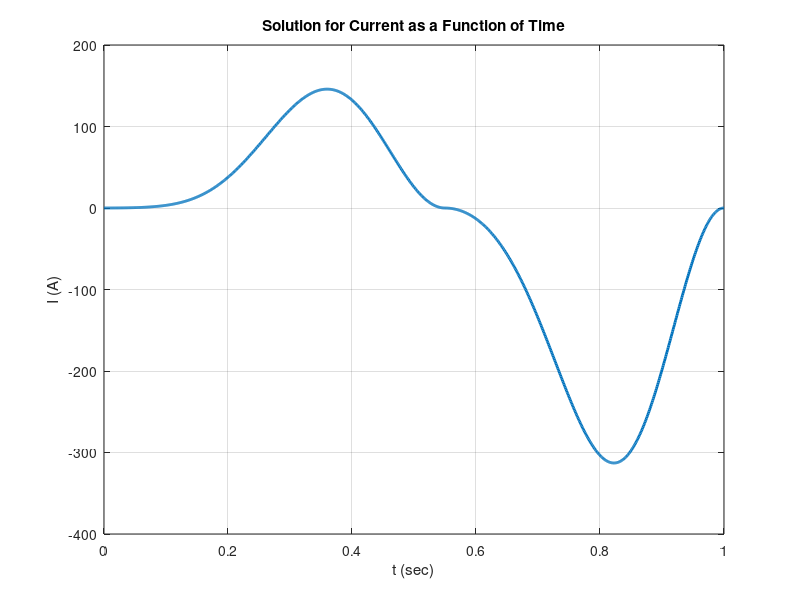

Recreate this plot in MATLAB.
% Constants

%physical leg constants:
M = 0.0183;  % Leg assembly mass (kg)
I_c = 18106.53e-9; %moment of intertia of leg assembly about an axis running through the center of mass and parallel to the leg's pivot axis (kg*m^2)
l_c = 0.03897;  % Distance from leg COM to leg pivot axis (m)
rho = 997;  % Water density (kg/m^3)
C_D_r = 1;  % Drag coefficient for the rigid part of the leg
% C_D_c = 0; %Drag coefficient for the compliant part of the leg; will change depending on direction of motion
%distances along the leg from pivot axis to ends of each of the 6 regions of the leg (m):
h1 = 0.0093;
h2 = 0.0293;
h3 = 0.0415;
h4 = 0.0583;
h5 = 0.0755;
h6 = 0.0841;
%widths of the ends of each of the 6 regions of the leg (m):
w1 = 0.0186;
w2 = 0.0093;
w3 = 0.0233;
w4 = 0.0360;
w5 = 0.0388;
w6 = 0.0141;
%solenoid constants:
m = 0.6484;  % Magnetic dipole moment of permanent magnet stack (A*m^2)
N = 300;  % Number of turns of coil in solenoid
mu = 4 * pi * 1e-7;  % Absolute electromagnetic permeability of water (H/m)
L = 0.0155; % Length of solenoid (m)
%constants for the shrimp metachronal swimming theta function
a = 40;
b = -20;
c = 0.55;
d_P_S = 0.8;
d_R_S = 1.1;


% Functions for theta(t) (piecewise, depending on t) to model shrimp 
% metachronal swimming, along with their first and second derivatives:
theta1 = @(t) b + d_P_S*(a/2) - (a/2)*cos(t*(pi/c)) - (a/2)*(d_P_S-1)*cos(t*((2*pi)/c));
theta1_dot = @(t) (a/2)*(pi/c)*sin(t*(pi/c)) + (a/2)*(d_P_S-1)*((2*pi)/c)*sin(t*((2*pi)/c));
theta1_dot_dot = @(t) (a/2)*(pi/c)^2*cos(t*(pi/c)) + (a/2)*(d_P_S-1)*((2*pi)/c)^2*cos(t*((2*pi)/c));

theta2 = @(t) b + d_R_S*(a/2) - (a/2)*cos((t-1)*(pi/(c-1))) - (a/2)*(d_R_S-1)*cos((t-1)*((2*pi)/(c-1)));
theta2_dot = @(t) (a/2)*((pi/(c-1)))*sin((t-1)*(pi/(c-1))) + (a/2)*(d_R_S-1)*(((2*pi)/(c-1)))*sin((t-1)*((2*pi)/(c-1)));
theta2_dot_dot = @(t) (a/2)*((pi/(c-1)))^2*cos((t-1)*(pi/(c-1))) + (a/2)*(d_R_S-1)*(((2*pi)/(c-1)))^2*cos((t-1)*((2*pi)/(c-1)));

% Functions isolating the current [I(t)] term in the ODE (there are two in
% order to account for the piecewise nature of the theta function
% I_iso = @(t) (((1/12)*M*l^2 + M*l_c^2) * theta(t) + ...
%               (1/8)*rho*C_d*(h^4*(w2-w1) + w1*l^4) * theta_dot(t)^2) ...
%               / (m*mu*n*L * cosd(theta(t)));
I_iso1 = @(t,C_D_c) ( (I_c + M*l_c^2) * (theta1_dot_dot(t))*(pi/180) + ...
            sign(theta1_dot(t))*(pi/180)^2*0.5*rho*theta1_dot(t)^2*(...
            (C_D_r*w1*((h1^4)/2))+...                                                   Region 1
            (C_D_r*w2*((h2^4-h1^4)/4))+...                                              Region 2
            ((C_D_r*(((w3-w2)/(h3-h2))*((4*h3^5-5*h2*h3^4+h2^5)/(20))+(w2*(h3-h2)))))+... Region 3
            ((C_D_c*(((w4-w3)/(h4-h3))*((4*h4^5-5*h3*h4^4+h3^5)/(20))+(w3*(h4-h3)))))+... Region 4
            ((C_D_c*(((w5-w4)/(h5-h4))*((4*h5^5-5*h4*h5^4+h4^5)/(20))+(w4*(h5-h4)))))+... Region 5
            ((C_D_c*(((w6-w5)/(h6-h5))*((4*h6^5-5*h5*h6^4+h5^5)/(20))+(w5*(h6-h5)))))...  Region 6
            )...
            )... 
            / (m*mu*N*(1/L) * cosd(theta1(t)));
 I_iso2 = @(t,C_D_c) ( (I_c + M*l_c^2) * theta2_dot_dot(t)*(pi/180) + ...
            sign(theta2_dot(t))*(pi/180)^2*0.5*rho*theta2_dot(t)^2*(...
            (C_D_r*w1*((h1^4)/2))+...                                                   Region 1
            (C_D_r*w2*((h2^4-h1^4)/4))+...                                              Region 2
            ((C_D_r*(((w3-w2)/(h3-h2))*((4*h3^5-5*h2*h3^4+h2^5)/(20))+(w2*(h3-h2)))))+... Region 3
            ((C_D_c*(((w4-w3)/(h4-h3))*((4*h4^5-5*h3*h4^4+h3^5)/(20))+(w3*(h4-h3)))))+... Region 4
            ((C_D_c*(((w5-w4)/(h5-h4))*((4*h5^5-5*h4*h5^4+h4^5)/(20))+(w4*(h5-h4)))))+... Region 5
            ((C_D_c*(((w6-w5)/(h6-h5))*((4*h6^5-5*h5*h6^4+h5^5)/(20))+(w5*(h6-h5)))))...  Region 6
            )...
            )... 
            / (m*mu*N*(1/L) * cosd(theta2(t)));
            

% Time parameters
t_start = 0.0;
t_end = 1;
dt = 0.001;  % Time step (s)

% Initial conditions
I = 0.0; % Initial value of I(0)
t = t_start;

% Create vectors to store the results for plotting
t_values = t_start:dt:t_end;  % Time values
I_values = zeros(size(t_values));  % Pre-allocate I values

%loop through each value of time and solve for the current at each time
%increment
for i = 1:length(t_values)
    
    %set value of t
    t = t_values(i);
 
    %determine which current function to use depending on t (piecewise):
    if mod(t, 1) < c
        %determine C_D_c (drag coeff. of compliant part of leg - changes
        %depending on direction that the leg is moving in
        if theta1_dot(mod(t,1)) > 0
            C_D_c = 0.5;
        else
            C_D_c = 1;
        end
        %calculate current value for the given t value
        I = I_iso1(mod(t, 1),C_D_c);
    else
        %determine C_D_c (drag coeff. of compliant part of leg - changes
        %depending on direction that the leg is moving in
        if theta2_dot(mod(t,1)) > 0
            C_D_c = 0.5;
        else
            C_D_c = 1;
        end
        %calculate current value for the given t value
        I = I_iso2(mod(t, 1),C_D_c);
    end
        
    %set current I value in the array
    I_values(i) = I;
    
end

% Plot the results
figure;
plot(t_values, I_values, 'LineWidth', 2);
xlabel('t (sec)');
ylabel('I (A)');
title('Solution for Current as a Function of Time');
grid on;

% figure
% hold on
% fplot(theta1)
% fplot(theta2)
% legend("theta1","theta2")

